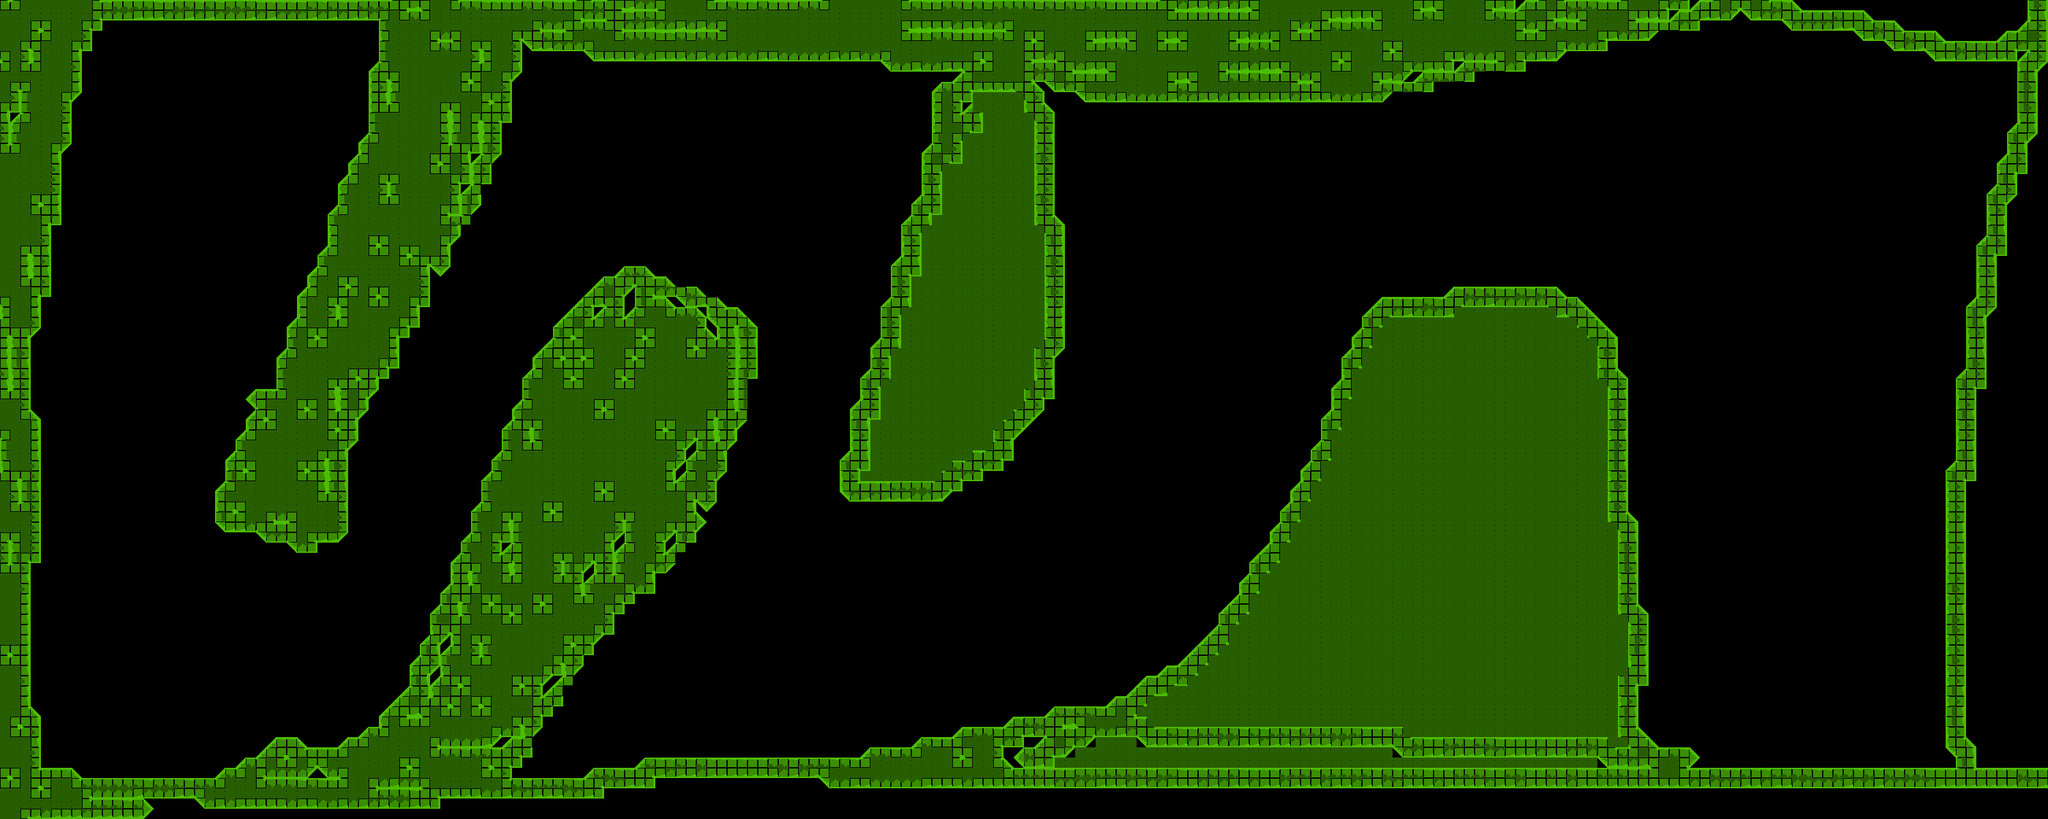

Rendered tile map (Tiled .tmx) drawn with the repository's tilesets; below, a short description and the map source with its tile grids summarised:
An orthogonal 200x80 tile map with 16x16 px tiles, 1 tile layer (terrain) and 2 objects (finish-line, ball-spawn).

<map version="1.10" tiledversion="1.12.2" orientation="orthogonal" renderorder="right-down" width="200" height="80" tilewidth="16" tileheight="16" infinite="0" nextlayerid="3" nextobjectid="7">
 <properties>
  <property name="boost_line-capacity" type="float" value="20000" />
  <property name="cannon-count" type="int" value="3" />
  <property name="line-capacity" type="float" value="20000" />
 </properties>
 <tileset firstgid="1" source="tileset.tsx" />
 <layer id="1" name="terrain" width="200" height="80">
  <data>[16000 cells, 6154 non-empty, 18 distinct tile ids]</data>
 </layer>
 <objectgroup id="2" name="game">
  <object id="2" name="finish-line" x="3010.3" y="214.425">
   <polygon points="0,0 -1.33333,122.667 28,122.667 28,-2.66667" />
  </object>
  <object id="3" name="ball-spawn" x="243.394" y="192">
   <point />
  </object>
 </objectgroup>
</map>
